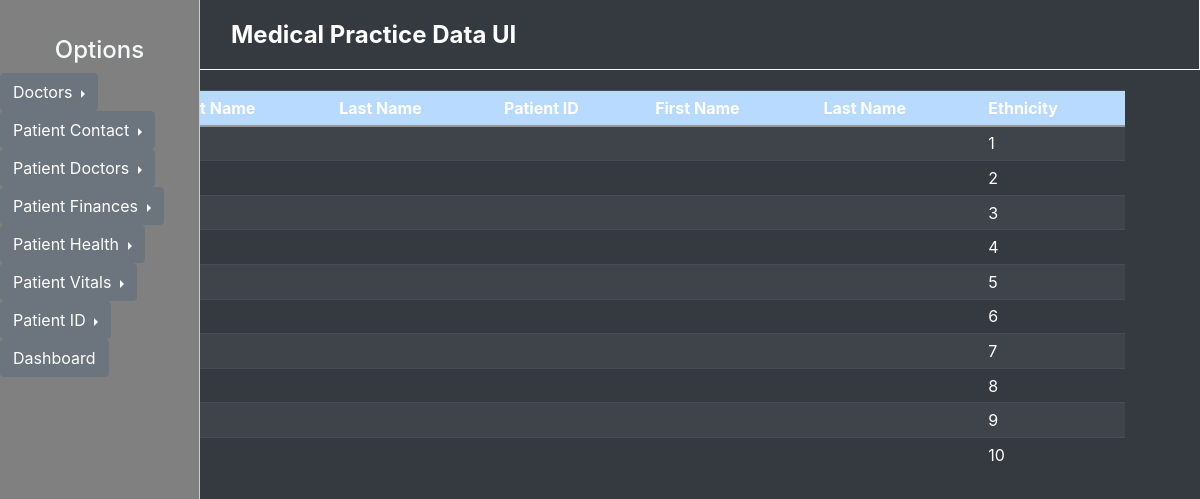
Page /webapp/patient-id/ on the committed database.
### medical_practice/web_app/models.py (models this page shows)
class Doctors(models.Model):
    doctor_id = models.AutoField(primary_key=True, blank=False, null=False)
    first_name = models.CharField(blank=False, null=True, max_length=255)
    last_name = models.CharField(blank=False, null=True, max_length=255)
    class Meta:
        managed = False
        db_table = 'doctors'

### medical_practice/web_app/views.py (the view)
# urls.py: path('patient-id/', views.pid_list_view, name='pid-list'),
def pid_list_view(request):
    context ={}
    context["dataset"] = Doctors.objects.all()[:30]
    return render(request, "patient_id_list_view.html", context)

### medical_practice/web_app/templates/patient_id_list_view.html (shortened to what this page needs)
{% extends 'base.html' %}
{% block content %}
<div class="d-flex justify-content-center">
    <table class="table table-sm table-striped table-dark mx-auto">
        <tr class="table-primary">
            <th>Patient ID</th>
            <th>First Name</th>
            <th>Last Name</th>
            <th>Patient ID</th>
            <th>First Name</th>
            <th>Last Name</th>
            <th>Ethnicity</th>
        </tr>
        <tbody>
            {% for data in dataset %}
            <tr>
                <td>{{ data.firstname }}</td>
                <td>{{ data.lastname }}</td>
                <td>{{ data.dob }}</td>
                <td>{{ data.age }}</td>
                <td>{{ data.biol_sex }}</td>
                <td>{{ data.doctor_id }}</td>
            </tr>
            {% endfor %}
        </tbody>
    </table>
</div>
{% endblock %}

### rows in the picture
Doctors: doctor_id "1"
Doctors: doctor_id "2"
Doctors: doctor_id "3"
Doctors: doctor_id "4"
Doctors: doctor_id "5"
Doctors: doctor_id "6"
Doctors: doctor_id "7"
Doctors: doctor_id "8"
Doctors: doctor_id "9"
Doctors: doctor_id "10"
